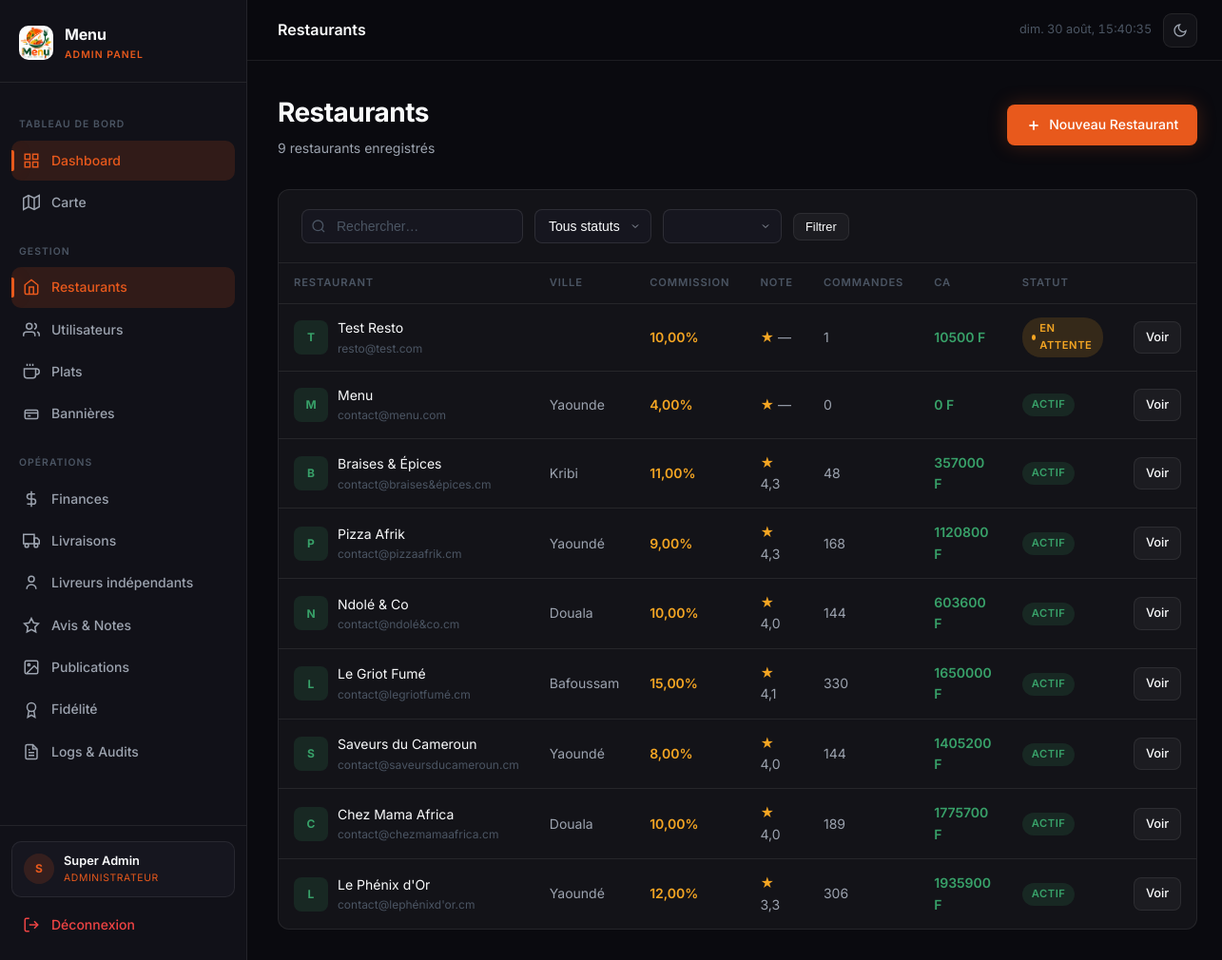
Before: /admin-panel/restaurants/ (signed in) with the older database file.
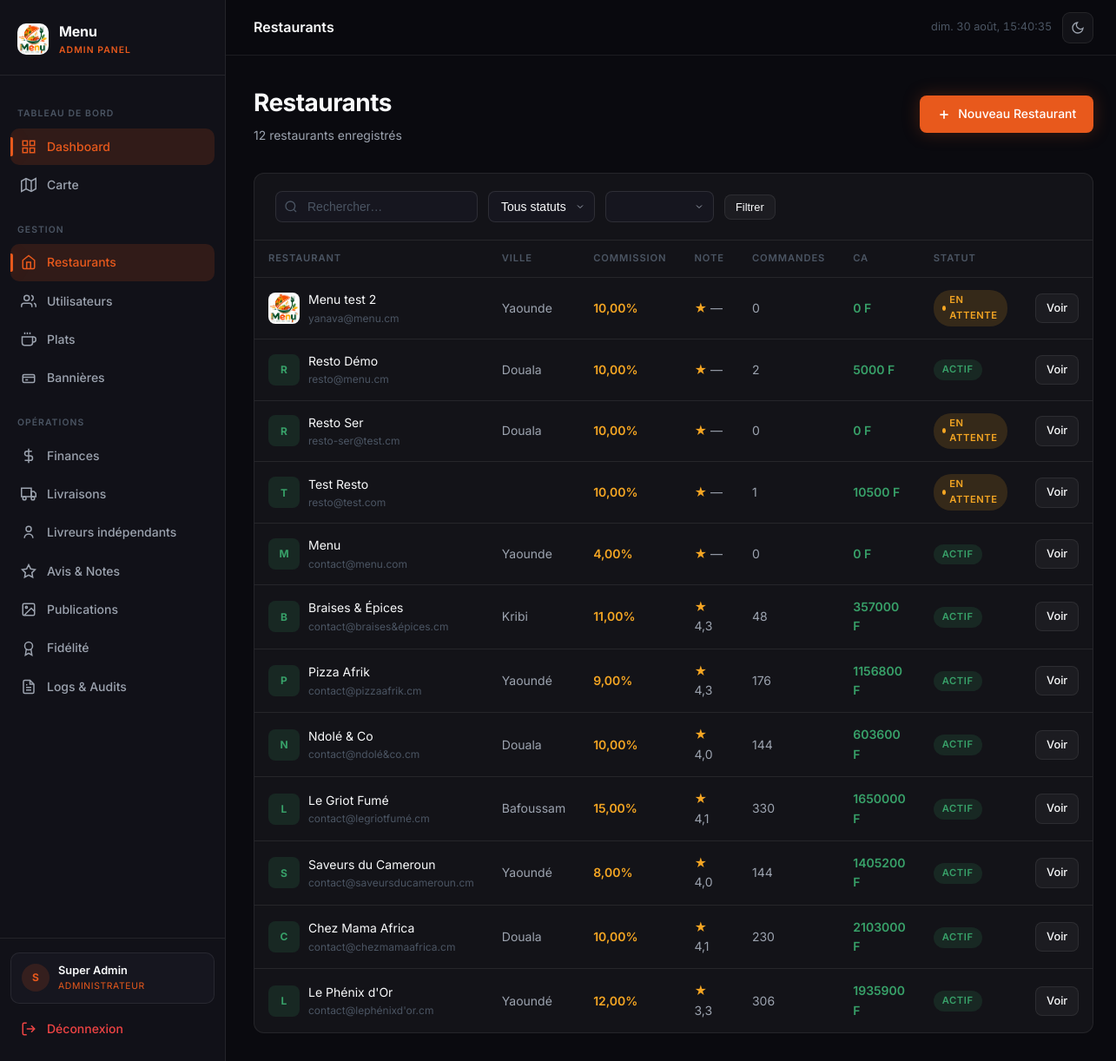
After: the same page with the newer database file.
### core/models.py (models this page shows, shortened)
class User(AbstractUser):
    ROLE_CHOICES = [
        ('admin', 'Administrateur'),
        ('restaurant', 'Restaurant'),
        ('client', 'Client'),
        ('livreur', 'Livreur'),
    ]
    role = models.CharField(max_length=20, choices=ROLE_CHOICES, default='client')
    telephone = models.CharField(max_length=20, blank=True)
    allergies = models.CharField(max_length=300, blank=True)
    avatar = models.ImageField(upload_to='avatars/', blank=True, null=True)
    gain_total = models.DecimalField(max_digits=12, decimal_places=0, default=0)
    nombre_livraisons = models.PositiveIntegerField(default=0)
    restaurant_attache = models.ForeignKey(
        'RestaurantProfile', on_delete=models.SET_NULL, null=True, blank=True, related_name='livreurs',
    )
    points_solde = models.PositiveIntegerField(default=0)
    feed_seed = models.UUIDField(default=uuid.uuid4, editable=False)
    class Meta:
        verbose_name = 'Utilisateur'
        verbose_name_plural = 'Utilisateurs'

class RestaurantProfile(models.Model):
    user = models.OneToOneField(User, on_delete=models.CASCADE, related_name='restaurant_profile')
    nom = models.CharField(max_length=200)
    description = models.TextField(blank=True)
    adresse = models.CharField(max_length=300)
    ville = models.CharField(max_length=100)
    pays = models.CharField(max_length=100, default='Cameroun')
    latitude = models.DecimalField(max_digits=9, decimal_places=6, null=True, blank=True)
    longitude = models.DecimalField(max_digits=9, decimal_places=6, null=True, blank=True)
    logo = models.ImageField(upload_to='restaurants/logos/', blank=True, null=True)
    cover_image = models.ImageField(upload_to='restaurants/covers/', blank=True, null=True)
    commission_rate = models.DecimalField(max_digits=5, decimal_places=2, default=10.00)
    is_verified = models.BooleanField(default=False)
    is_open = models.BooleanField(default=True)
    temps_livraison_moyen = models.PositiveIntegerField(default=30)
    frais_livraison = models.DecimalField(max_digits=10, decimal_places=0, default=500)
    prix_reservation = models.DecimalField(max_digits=10, decimal_places=0, default=5000)
    note_cache = models.DecimalField(max_digits=3, decimal_places=1, default=0)
    created_at = models.DateTimeField(auto_now_add=True)
    class Meta:
        verbose_name = 'Profil Restaurant'
        verbose_name_plural = 'Profils Restaurants'

### core/views/dashboard.py (the view)
    def wrapper(request, *args, **kwargs):
        if not request.user.is_authenticated or request.user.role != 'admin':
            return redirect('core:login')
        return view_func(request, *args, **kwargs)

### templates/admin_panel/restaurants/list.html (shortened to what this page needs)
{% extends 'base.html' %}
{% load static %}
{% block topbar_title %}Restaurants{% endblock %}
{% block content %}
<div class="page-header anim-fade-up">
  <div>
    <h1 class="page-title">Restaurants</h1>
    <p class="page-subtitle">{{ page_obj.paginator.count }} restaurant{{ page_obj.paginator.count|pluralize }} enregistré{{ page_obj.paginator.count|pluralize }}</p>
  </div>
  <a href="{% url 'core:restaurant_create' %}" class="btn btn-primary">
    <svg viewBox="0 0 24 24" fill="none" stroke-width="2.5"><line x1="12" y1="5" x2="12" y2="19"/><line x1="5" y1="12" x2="19" y2="12"/></svg>
    Nouveau Restaurant
  </a>
</div>
<div class="table-wrapper">
  <div class="table-header">
    <form method="get" class="filter-bar" style="flex:1;">
      <div class="input-search-wrapper">
        <input type="text" name="q" value="{{ q }}" placeholder="Rechercher…" class="input-search">
      </div>
      <select name="statut" class="input-select" onchange="this.form.submit()">
        <option value="">Tous statuts</option>
      </select>
      <select name="ville" class="input-select" onchange="this.form.submit()">
        {% for v in villes %}<option value="{{ v }}" {% if ville == v %}selected{% endif %}>{{ v }}</option>{% endfor %}
      </select>
      <button type="submit" class="btn btn-secondary btn-sm">Filtrer</button>
    </form>
  </div>
  {% if page_obj %}
  <table>
    <thead>
      <tr>
        <th>Restaurant</th><th>Ville</th><th>Commission</th><th>Note</th><th>Commandes</th><th>CA</th><th>Statut</th><th></th>
      </tr>
    </thead>
    <tbody>
      {% for r in page_obj %}
      <tr class="anim-fade-up" style="animation-delay:{{ forloop.counter0 }}0ms;">
        <td>
          <div style="display:flex;align-items:center;gap:10px;">
            {% if r.logo %}
            <img src="{{ r.logo.url }}" style="width:36px;height:36px;border-radius:8px;object-fit:cover;">
            {% else %}
            <div style="width:36px;height:36px;border-radius:8px;background:var(--accent-green-dim);display:flex;align-items:center;justify-content:center;font-weight:700;color:var(--accent-green);font-size:0.75rem;">{{ r.nom|first|upper }}</div>
            {% endif %}
            <div>
              <div class="td-primary" style="color:var(--text-primary);">{{ r.nom }}</div>
              <div style="font-size:0.75rem;color:var(--text-muted);">{{ r.user.email }}</div>
            </div>
          </div>
        </td>
        <td>{{ r.ville }}</td>
        <td><span style="color:var(--accent-amber);font-weight:600;">{{ r.commission_rate }}%</span></td>
        <td>
          <span style="color:var(--accent-amber);">★</span>
          {{ r.note_avg|floatformat:1|default:"—" }}
        </td>
        <td>{{ r.nb_commandes|default:0 }}</td>
        <td style="color:var(--accent-green);font-weight:600;">{{ r.ca|floatformat:0|default:0 }} F</td>
        <td>
          {% if not r.user.is_active %}
            <span class="badge badge-red">Suspendu</span>
          {% elif not r.is_verified %}
            <span class="badge badge-amber"><span class="badge-dot"></span>En attente</span>
          {% else %}
            <span class="badge badge-green">Actif</span>
          {% endif %}
        </td>
        <td>
          <a href="{% url 'core:restaurant_detail' r.pk %}" class="btn btn-secondary btn-sm">Voir</a>
        </td>
      </tr>
      {% endfor %}
    </tbody>
  </table>
  {% else %}
  <div class="empty-state">
    <svg viewBox="0 0 24 24" fill="none" stroke="currentColor" stroke-width="1.5"><path d="M3 9l9-7 9 7v11a2 2 0 0 1-2 2H5a2 2 0 0 1-2-2z"/></svg>
    <p>Aucun restaurant trouvé</p>
  </div>
  {% endif %}
</div>
{% endblock %}

### templates/base.html (shortened to what this page needs)
<!DOCTYPE html>
<html lang="fr">
<head>
{% load static %}
<link rel="stylesheet" href="{% static 'css/base.css' %}">
<link rel="stylesheet" href="{% static 'css/sidebar.css' %}">
<link rel="stylesheet" href="{% static 'css/animations.css' %}">
</head>
<body>
<div class="app-layout">
  <aside class="sidebar" id="sidebar">
    <div class="sidebar-header">
      <img src="{% static 'logo.png' %}" alt="Menu" class="sidebar-logo" onerror="this.style.display='none'">
      <div class="sidebar-brand">
        <div class="sidebar-brand-name">Menu</div>
        <div class="sidebar-brand-sub">Admin Panel</div>
      </div>
    </div>
    <nav class="sidebar-nav">
      <span class="nav-section-label">Tableau de bord</span>
      <a href="{% url 'core:dashboard' %}" class="nav-item {% if active_page == 'dashboard' %}active{% endif %}">
        <svg class="nav-icon" viewBox="0 0 24 24" fill="none" stroke-width="2"><rect x="3" y="3" width="7" height="7"/><rect x="14" y="3" width="7" height="7"/><rect x="14" y="14" width="7" height="7"/><rect x="3" y="14" width="7" height="7"/></svg>
        Dashboard
      </a>
      <a href="{% url 'core:map' %}" class="nav-item {% if active_page == 'map' %}active{% endif %}">
        <svg class="nav-icon" viewBox="0 0 24 24" fill="none" stroke-width="2"><polygon points="1 6 1 22 8 18 16 22 23 18 23 2 16 6 8 2 1 6"/><line x1="8" y1="2" x2="8" y2="18"/><line x1="16" y1="6" x2="16" y2="22"/></svg>
        Carte
      </a>
      <span class="nav-section-label">Gestion</span>
      <a href="{% url 'core:restaurant_list' %}" class="nav-item {% if active_page == 'restaurants' %}active{% endif %}">
        <svg class="nav-icon" viewBox="0 0 24 24" fill="none" stroke-width="2"><path d="M3 9l9-7 9 7v11a2 2 0 0 1-2 2H5a2 2 0 0 1-2-2z"/><polyline points="9 22 9 12 15 12 15 22"/></svg>
        Restaurants
      </a>
      <a href="{% url 'core:user_list' %}" class="nav-item {% if active_page == 'users' %}active{% endif %}">
        <svg class="nav-icon" viewBox="0 0 24 24" fill="none" stroke-width="2"><path d="M17 21v-2a4 4 0 0 0-4-4H5a4 4 0 0 0-4 4v2"/><circle cx="9" cy="7" r="4"/><path d="M23 21v-2a4 4 0 0 0-3-3.87"/><path d="M16 3.13a4 4 0 0 1 0 7.75"/></svg>
        Utilisateurs
      </a>
      <a href="{% url 'core:dish_list' %}" class="nav-item {% if active_page == 'dishes' %}active{% endif %}">
        <svg class="nav-icon" viewBox="0 0 24 24" fill="none" stroke-width="2"><path d="M18 8h1a4 4 0 0 1 0 8h-1"/><path d="M2 8h16v9a4 4 0 0 1-4 4H6a4 4 0 0 1-4-4V8z"/><line x1="6" y1="1" x2="6" y2="4"/><line x1="10" y1="1" x2="10" y2="4"/><line x1="14" y1="1" x2="14" y2="4"/></svg>
        Plats
      </a>
      <a href="{% url 'core:banniere_list' %}" class="nav-item {% if active_page == 'bannieres' %}active{% endif %}">
        <svg class="nav-icon" viewBox="0 0 24 24" fill="none" stroke-width="2"><rect x="3" y="6" width="18" height="12" rx="2"/><path d="M3 10h18"/><path d="M7 14h4"/></svg>
        Bannières
      </a>
      <span class="nav-section-label">Opérations</span>
      <a href="{% url 'core:finances' %}" class="nav-item {% if active_page == 'finances' %}active{% endif %}">
        <svg class="nav-icon" viewBox="0 0 24 24" fill="none" stroke-width="2"><line x1="12" y1="1" x2="12" y2="23"/><path d="M17 5H9.5a3.5 3.5 0 0 0 0 7h5a3.5 3.5 0 0 1 0 7H6"/></svg>
        Finances
      </a>
      <a href="{% url 'core:deliveries' %}" class="nav-item {% if active_page == 'deliveries' %}active{% endif %}">
        <svg class="nav-icon" viewBox="0 0 24 24" fill="none" stroke-width="2"><rect x="1" y="3" width="15" height="13"/><polygon points="16 8 20 8 23 11 23 16 16 16 16 8"/><circle cx="5.5" cy="18.5" r="2.5"/><circle cx="18.5" cy="18.5" r="2.5"/></svg>
        Livraisons
      </a>
      <a href="{% url 'core:admin_livreurs' %}" class="nav-item {% if active_page == 'livreurs' %}active{% endif %}">
        <svg class="nav-icon" viewBox="0 0 24 24" fill="none" stroke-width="2"><circle cx="12" cy="7" r="4"/><path d="M5.5 21a6.5 6.5 0 0 1 13 0"/></svg>
        Livreurs indépendants
      </a>
      <a href="{% url 'core:reviews' %}" class="nav-item {% if active_page == 'reviews' %}active{% endif %}">
        <svg class="nav-icon" viewBox="0 0 24 24" fill="none" stroke-width="2"><polygon points="12 2 15.09 8.26 22 9.27 17 14.14 18.18 21.02 12 17.77 5.82 21.02 7 14.14 2 9.27 8.91 8.26 12 2"/></svg>
        Avis & Notes
      </a>
      <a href="{% url 'core:admin_publications' %}" class="nav-item {% if active_page == 'publications' %}active{% endif %}">
        <svg class="nav-icon" viewBox="0 0 24 24" fill="none" stroke-width="2"><rect x="3" y="3" width="18" height="18" rx="2"/><circle cx="8.5" cy="8.5" r="1.5"/><polyline points="21 15 16 10 5 21"/></svg>
        Publications
      </a>
      <a href="{% url 'core:admin_fidelite' %}" class="nav-item {% if active_page == 'fidelite' %}active{% endif %}">
        <svg class="nav-icon" viewBox="0 0 24 24" fill="none" stroke-width="2"><circle cx="12" cy="8" r="6"/><path d="M15.477 12.89 17 22l-5-3-5 3 1.523-9.11"/></svg>
        Fidélité
      </a>
      <a href="{% url 'core:logs' %}" class="nav-item {% if active_page == 'logs' %}active{% endif %}">
        <svg class="nav-icon" viewBox="0 0 24 24" fill="none" stroke-width="2"><path d="M14 2H6a2 2 0 0 0-2 2v16a2 2 0 0 0 2 2h12a2 2 0 0 0 2-2V8z"/><polyline points="14 2 14 8 20 8"/><line x1="16" y1="13" x2="8" y2="13"/><line x1="16" y1="17" x2="8" y2="17"/><polyline points="10 9 9 9 8 9"/></svg>
        Logs & Audits
      </a>
    </nav>
    <div class="sidebar-footer">
      <div class="sidebar-user">
        <div class="sidebar-avatar">{{ request.user.first_name|first|upper|default:request.user.username|first|upper }}</div>
        <div class="sidebar-user-info">
          <div class="sidebar-user-name">{{ request.user.get_full_name|default:request.user.username }}</div>
          <div class="sidebar-user-role">Administrateur</div>
        </div>
      </div>
      <a href="{% url 'core:logout' %}" class="nav-item" style="color:var(--accent-red);">
        <svg class="nav-icon" viewBox="0 0 24 24" fill="none" stroke-width="2"><path d="M9 21H5a2 2 0 0 1-2-2V5a2 2 0 0 1 2-2h4"/><polyline points="16 17 21 12 16 7"/><line x1="21" y1="12" x2="9" y2="12"/></svg>
        Déconnexion
      </a>
    </div>
  </aside>
  <div class="main-content">
    <header class="topbar">
      <div class="topbar-left">
        <span class="topbar-title">{% block topbar_title %}{% endblock %}</span>
      </div>
      <div class="topbar-right">
        <span class="topbar-time" id="topbar-clock"></span>
        <button class="theme-toggle" id="themeToggle" title="Changer de thème" aria-label="Basculer thème clair/sombre">
          <svg class="icon-moon" viewBox="0 0 24 24" fill="none" stroke-width="2"><path d="M21 12.79A9 9 0 1 1 11.21 3 7 7 0 0 0 21 12.79z"/></svg>
        </button>
      </div>
    </header>
    <div class="page-wrapper">
      {% block content %}{% endblock %}
    </div>
  </div>
</div>
</body>
</html>

Changed rows visible on the page:
added RestaurantProfile: logo (picture), nom "Menu test 2", user.email "yanava@menu.cm", ville "Yaounde", commission_rate "10,00", note_avg "—", nb_commandes "0", ca "0", is_verified False (drawn)
added RestaurantProfile: nom|first "R", nom "Resto Démo", user.email "resto@menu.cm", ville "Douala", commission_rate "10,00", note_avg "—", nb_commandes "2", ca "5000", is_verified "ACTIF"
added RestaurantProfile: nom|first "R", nom "Resto Ser", user.email "resto-ser@test.cm", ville "Douala", commission_rate "10,00", note_avg "—", nb_commandes "0", ca "0", is_verified False (drawn)
computed for RestaurantProfile "Pizza Afrik": nb_commandes "168" → "176"; ca "1120800" → "1156800"
computed for RestaurantProfile "Chez Mama Africa": note_avg "4,0" → "4,1"; nb_commandes "189" → "230"; ca "1775700" → "2103000"
Other visible differences:
{{ page_obj.paginator.count }}: "9" → "12"
